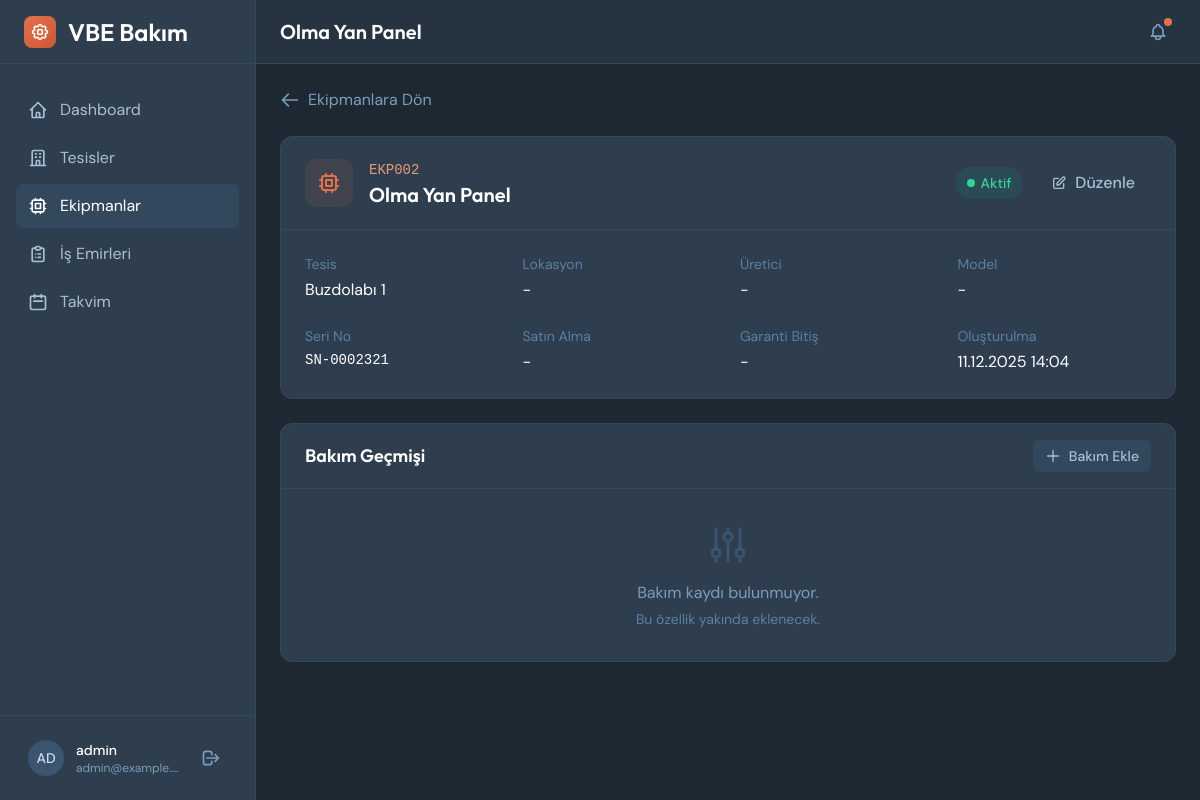
Page /assets/2/ (signed in) on the committed database.
### assets/models.py (models this page shows, shortened)
class Asset(models.Model):
    STATUS_CHOICES = [
        ('active', 'Aktif'),
        ('inactive', 'Pasif'),
        ('maintenance', 'Bakımda'),
        ('broken', 'Arızalı'),
    ]
    plant = models.ForeignKey(
        Plant,
        on_delete=models.CASCADE,
        related_name='assets',
        verbose_name="Tesis"
    )
    name = models.CharField("Ekipman Adı", max_length=200)
    code = models.CharField("Ekipman Kodu", max_length=50)
    location = models.CharField("Lokasyon", max_length=200, blank=True)
    description = models.TextField("Açıklama", blank=True)
    manufacturer = models.CharField("Üretici", max_length=200, blank=True)
    model = models.CharField("Model", max_length=200, blank=True)
    serial_number = models.CharField("Seri No", max_length=100, blank=True)
    purchase_date = models.DateField("Satın Alma Tarihi", null=True, blank=True)
    warranty_expiry = models.DateField("Garanti Bitiş", null=True, blank=True)
    status = models.CharField(
        "Durum",
        max_length=20,
        choices=STATUS_CHOICES,
        default='active'
    )
    is_active = models.BooleanField("Aktif", default=True)
    created_at = models.DateTimeField("Oluşturulma Tarihi", auto_now_add=True)
    updated_at = models.DateTimeField("Güncellenme Tarihi", auto_now=True)
    class Meta:
        verbose_name = "Ekipman"
        verbose_name_plural = "Ekipmanlar"
        ordering = ['plant', 'name']
        unique_together = ['plant', 'code']

### plants/models.py (models this page shows, shortened)
class Plant(models.Model):
    name = models.CharField("Tesis Adı", max_length=200)
    code = models.CharField("Tesis Kodu", max_length=50, unique=True)
    address = models.TextField("Adres", blank=True)
    city = models.CharField("Şehir", max_length=100, blank=True)
    phone = models.CharField("Telefon", max_length=20, blank=True)
    email = models.EmailField("E-posta", blank=True)
    is_active = models.BooleanField("Aktif", default=True)
    created_at = models.DateTimeField("Oluşturulma Tarihi", auto_now_add=True)
    updated_at = models.DateTimeField("Güncellenme Tarihi", auto_now=True)
    class Meta:
        verbose_name = "Tesis"
        verbose_name_plural = "Tesisler"
        ordering = ['name']

### assets/views.py (the view)
# urls.py: path('<int:pk>/', views.asset_detail, name='asset_detail'),
@login_required
def asset_detail(request, pk):
    asset = get_object_or_404(Asset.objects.select_related('plant'), pk=pk)
    return render(request, "assets/asset_detail.html", {"asset": asset})

### assets/templates/assets/asset_detail.html (shortened to what this page needs)
{% extends "core/base.html" %}
{% block page_title %}{{ asset.name }}{% endblock %}
{% block content %}
<div class="space-y-6">
    <div class="flex items-center gap-4">
        <a href="{% url 'assets:asset_list' %}" class="inline-flex items-center gap-2 text-steel-400 hover:text-white transition-colors">
            <svg class="w-5 h-5" fill="none" stroke="currentColor" viewBox="0 0 24 24">
                <path stroke-linecap="round" stroke-linejoin="round" stroke-width="2" d="M10 19l-7-7m0 0l7-7m-7 7h18"></path>
            </svg>
            Ekipmanlara Dön
        </a>
    </div>
    <div class="bg-steel-900 rounded-xl border border-steel-800 overflow-hidden">
        <div class="px-6 py-5 border-b border-steel-800 flex items-center justify-between">
            <div class="flex items-center gap-4">
                <div class="w-12 h-12 bg-rust-500/10 rounded-xl flex items-center justify-center">
                    <svg class="w-6 h-6 text-rust-500" fill="none" stroke="currentColor" viewBox="0 0 24 24">
                        <path stroke-linecap="round" stroke-linejoin="round" stroke-width="2" d="M9 3v2m6-2v2M9 19v2m6-2v2M5 9H3m2 6H3m18-6h-2m2 6h-2M7 19h10a2 2 0 002-2V7a2 2 0 00-2-2H7a2 2 0 00-2 2v10a2 2 0 002 2zM9 9h6v6H9V9z"></path>
                    </svg>
                </div>
                <div>
                    <span class="font-mono text-sm text-rust-400">{{ asset.code }}</span>
                    <h2 class="font-display text-xl font-semibold text-white">{{ asset.name }}</h2>
                </div>
            </div>
            <div class="flex items-center gap-3">
                {% if asset.status == 'active' %}
                <span class="inline-flex items-center gap-1.5 px-3 py-1.5 bg-emerald-500/10 text-emerald-400 rounded-full text-sm font-medium">
                    <span class="w-2 h-2 bg-emerald-400 rounded-full"></span>
                    Aktif
                </span>
                {% elif asset.status == 'inactive' %}
                <span class="inline-flex items-center gap-1.5 px-3 py-1.5 bg-gray-500/10 text-gray-400 rounded-full text-sm font-medium">
                    <span class="w-2 h-2 bg-gray-400 rounded-full"></span>
                    Pasif
                </span>
                {% elif asset.status == 'maintenance' %}
                <span class="inline-flex items-center gap-1.5 px-3 py-1.5 bg-amber-500/10 text-amber-400 rounded-full text-sm font-medium">
                    <span class="w-2 h-2 bg-amber-400 rounded-full"></span>
                    Bakımda
                </span>
                {% elif asset.status == 'broken' %}
                <span class="inline-flex items-center gap-1.5 px-3 py-1.5 bg-red-500/10 text-red-400 rounded-full text-sm font-medium">
                    <span class="w-2 h-2 bg-red-400 rounded-full"></span>
                    Arızalı
                </span>
                {% endif %}
                <button
                    hx-get="{% url 'assets:asset_edit' asset.pk %}"
                    hx-target="#modal-container"
                    hx-swap="innerHTML"
                    class="inline-flex items-center gap-2 px-4 py-2 text-steel-300 hover:text-white hover:bg-steel-800 font-medium rounded-lg transition-colors">
                    <svg class="w-4 h-4" fill="none" stroke="currentColor" viewBox="0 0 24 24">
                        <path stroke-linecap="round" stroke-linejoin="round" stroke-width="2" d="M11 5H6a2 2 0 00-2 2v11a2 2 0 002 2h11a2 2 0 002-2v-5m-1.414-9.414a2 2 0 112.828 2.828L11.828 15H9v-2.828l8.586-8.586z"></path>
                    </svg>
                    Düzenle
                </button>
            </div>
        </div>
        <div class="p-6 grid grid-cols-2 md:grid-cols-4 gap-6">
            <div>
                <p class="text-sm text-steel-500 mb-1">Tesis</p>
                <a href="{% url 'plants:plant_detail' asset.plant.pk %}" class="text-white hover:text-rust-400 transition-colors">
                    {{ asset.plant.name }}
                </a>
            </div>
            <div>
                <p class="text-sm text-steel-500 mb-1">Lokasyon</p>
                <p class="text-white">{{ asset.location|default:"-" }}</p>
            </div>
            <div>
                <p class="text-sm text-steel-500 mb-1">Üretici</p>
                <p class="text-white">{{ asset.manufacturer|default:"-" }}</p>
            </div>
            <div>
                <p class="text-sm text-steel-500 mb-1">Model</p>
                <p class="text-white">{{ asset.model|default:"-" }}</p>
            </div>
            <div>
                <p class="text-sm text-steel-500 mb-1">Seri No</p>
                <p class="text-white font-mono text-sm">{{ asset.serial_number|default:"-" }}</p>
            </div>
            <div>
                <p class="text-sm text-steel-500 mb-1">Satın Alma</p>
                <p class="text-white">{{ asset.purchase_date|date:"d.m.Y"|default:"-" }}</p>
            </div>
            <div>
                <p class="text-sm text-steel-500 mb-1">Garanti Bitiş</p>
                <p class="text-white">{{ asset.warranty_expiry|date:"d.m.Y"|default:"-" }}</p>
            </div>
            <div>
                <p class="text-sm text-steel-500 mb-1">Oluşturulma</p>
                <p class="text-white">{{ asset.created_at|date:"d.m.Y H:i" }}</p>
            </div>
        </div>
    </div>
    <div class="bg-steel-900 rounded-xl border border-steel-800 overflow-hidden">
        <div class="px-6 py-4 border-b border-steel-800 flex items-center justify-between">
            <h3 class="font-display text-lg font-semibold text-white">Bakım Geçmişi</h3>
            <button class="inline-flex items-center gap-2 px-3 py-1.5 bg-steel-800 hover:bg-steel-700 text-steel-300 hover:text-white text-sm font-medium rounded-lg transition-colors" disabled>
                <svg class="w-4 h-4" fill="none" stroke="currentColor" viewBox="0 0 24 24">
                    <path stroke-linecap="round" stroke-linejoin="round" stroke-width="2" d="M12 4v16m8-8H4"></path>
                </svg>
                Bakım Ekle
            </button>
        </div>
        <div class="p-8 text-center">
            <p class="text-steel-400">Bakım kaydı bulunmuyor.</p>
            <p class="text-steel-500 text-sm mt-1">Bu özellik yakında eklenecek.</p>
        </div>
    </div>
</div>
{% endblock %}

### core/templates/core/base.html (shortened to what this page needs)
<!DOCTYPE html>
<html lang="tr" class="h-full">
<head>
    <script src="https://cdn.tailwindcss.com"></script>
</head>
<body class="h-full bg-steel-950 text-steel-100">
    {% if user.is_authenticated %}
    <div class="min-h-full flex">
        <aside class="w-64 bg-steel-900 border-r border-steel-800 flex flex-col">
            <div class="h-16 flex items-center px-6 border-b border-steel-800">
                <div class="flex items-center gap-3">
                    <div class="w-8 h-8 bg-gradient-to-br from-rust-500 to-rust-600 rounded-lg flex items-center justify-center">
                    </div>
                    <span class="font-display font-semibold text-2xl text-white">VBE Bakım</span>
                </div>
            </div>
            <nav class="flex-1 px-4 py-6 space-y-1">
                <a href="{% url 'core:dashboard' %}"
                   class="flex items-center gap-3 px-3 py-2.5 rounded-lg text-steel-300 hover:bg-steel-800 hover:text-white transition-colors {% if request.resolver_match.url_name == 'dashboard' %}bg-steel-800 text-white{% endif %}">
                    <svg class="w-5 h-5" fill="none" stroke="currentColor" viewBox="0 0 24 24">
                        <path stroke-linecap="round" stroke-linejoin="round" stroke-width="2" d="M3 12l2-2m0 0l7-7 7 7M5 10v10a1 1 0 001 1h3m10-11l2 2m-2-2v10a1 1 0 01-1 1h-3m-6 0a1 1 0 001-1v-4a1 1 0 011-1h2a1 1 0 011 1v4a1 1 0 001 1m-6 0h6"></path>
                    </svg>
                    <span>Dashboard</span>
                </a>
                <a href="{% url 'plants:plant_list' %}"
                   class="flex items-center gap-3 px-3 py-2.5 rounded-lg text-steel-300 hover:bg-steel-800 hover:text-white transition-colors {% if 'plants' in request.path %}bg-steel-800 text-white{% endif %}">
                    <svg class="w-5 h-5" fill="none" stroke="currentColor" viewBox="0 0 24 24">
                        <path stroke-linecap="round" stroke-linejoin="round" stroke-width="2" d="M19 21V5a2 2 0 00-2-2H7a2 2 0 00-2 2v16m14 0h2m-2 0h-5m-9 0H3m2 0h5M9 7h1m-1 4h1m4-4h1m-1 4h1m-5 10v-5a1 1 0 011-1h2a1 1 0 011 1v5m-4 0h4"></path>
                    </svg>
                    <span>Tesisler</span>
                </a>
                <a href="{% url 'assets:asset_list' %}"
                   class="flex items-center gap-3 px-3 py-2.5 rounded-lg text-steel-300 hover:bg-steel-800 hover:text-white transition-colors {% if 'assets' in request.path %}bg-steel-800 text-white{% endif %}">
                    <svg class="w-5 h-5" fill="none" stroke="currentColor" viewBox="0 0 24 24">
                        <path stroke-linecap="round" stroke-linejoin="round" stroke-width="2" d="M9 3v2m6-2v2M9 19v2m6-2v2M5 9H3m2 6H3m18-6h-2m2 6h-2M7 19h10a2 2 0 002-2V7a2 2 0 00-2-2H7a2 2 0 00-2 2v10a2 2 0 002 2zM9 9h6v6H9V9z"></path>
                    </svg>
                    <span>Ekipmanlar</span>
                </a>
                <a href="#"
                   class="flex items-center gap-3 px-3 py-2.5 rounded-lg text-steel-300 hover:bg-steel-800 hover:text-white transition-colors">
                    <span>İş Emirleri</span>
                </a>
                <a href="#"
                   class="flex items-center gap-3 px-3 py-2.5 rounded-lg text-steel-300 hover:bg-steel-800 hover:text-white transition-colors">
                    <svg class="w-5 h-5" fill="none" stroke="currentColor" viewBox="0 0 24 24">
                        <path stroke-linecap="round" stroke-linejoin="round" stroke-width="2" d="M8 7V3m8 4V3m-9 8h10M5 21h14a2 2 0 002-2V7a2 2 0 00-2-2H5a2 2 0 00-2 2v12a2 2 0 002 2z"></path>
                    </svg>
                    <span>Takvim</span>
                </a>
            </nav>
            <div class="p-4 border-t border-steel-800">
                <div class="flex items-center gap-3 px-3 py-2">
                    <div class="w-9 h-9 bg-steel-700 rounded-full flex items-center justify-center">
                        <span class="text-sm font-medium text-steel-200">{{ user.username|slice:":2"|upper }}</span>
                    </div>
                    <div class="flex-1 min-w-0">
                        <p class="text-sm font-medium text-white truncate">{{ user.username }}</p>
                        <p class="text-xs text-steel-400 truncate">{{ user.email }}</p>
                    </div>
                    <a href="{% url 'core:logout' %}" class="p-1.5 text-steel-400 hover:text-rust-400 transition-colors" title="Çıkış">
                        <svg class="w-5 h-5" fill="none" stroke="currentColor" viewBox="0 0 24 24">
                            <path stroke-linecap="round" stroke-linejoin="round" stroke-width="2" d="M17 16l4-4m0 0l-4-4m4 4H7m6 4v1a3 3 0 01-3 3H6a3 3 0 01-3-3V7a3 3 0 013-3h4a3 3 0 013 3v1"></path>
                        </svg>
                    </a>
                </div>
            </div>
        </aside>
        <div class="flex-1 flex flex-col min-h-screen">
            <header class="h-16 bg-steel-900/50 border-b border-steel-800 flex items-center justify-between px-6">
                <h1 class="font-display text-xl font-semibold text-white">{% block page_title %}Dashboard{% endblock %}</h1>
                <div class="flex items-center gap-4">
                    <button class="p-2 text-steel-400 hover:text-white transition-colors relative">
                        <span class="absolute top-1 right-1 w-2 h-2 bg-rust-500 rounded-full"></span>
                    </button>
                </div>
            </header>
            <main class="flex-1 p-6 overflow-auto">
                {% block content %}{% endblock %}
            </main>
        </div>
    </div>
    {% else %}
    <div class="min-h-screen flex items-center justify-center p-4">
        {% block auth_content %}{% endblock %}
    </div>
    {% endif %}
</body>
</html>

### core/templates/core/base.html (style rules this page uses)
body { font-family: 'DM Sans', sans-serif; }
h1, h2, h3, h4, h5, h6 { font-family: 'Outfit', sans-serif; }

### rows in the picture
Asset: name "Olma Yan Panel", code "EKP002", plant.name "Buzdolabı 1", location "-", manufacturer "-", model "-", serial_number "SN-0002321", purchase_date "-", warranty_expiry "-", created_at "11.12.2025 14:04"

### other values in the picture
{{ user.username|slice:":2"|upper }} "AD"
{{ user.username }} "admin"
{{ user.email }} "admin@example.…"
